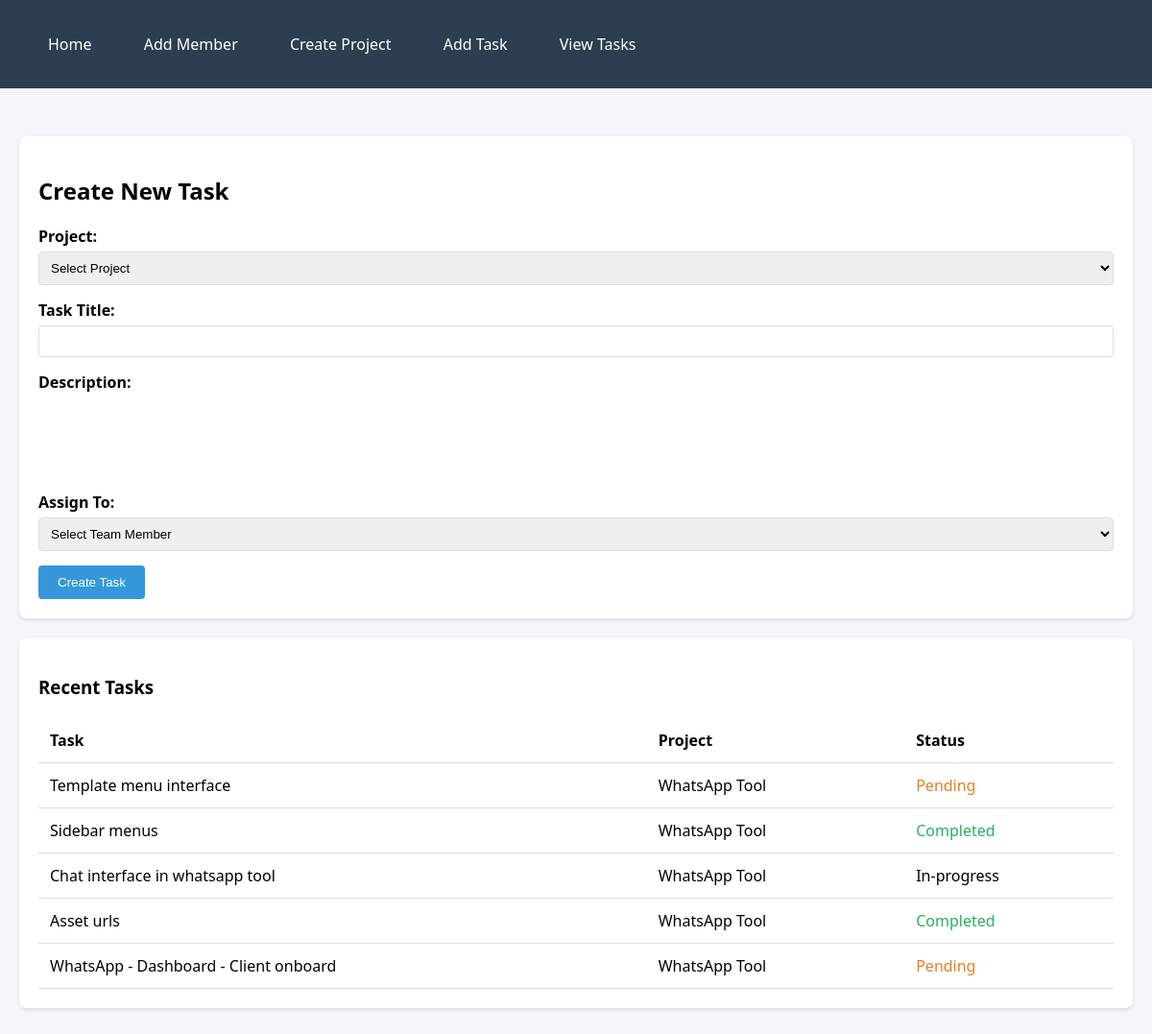
The page /admin/projects/add_task.php on the database its author committed.
### tables this page shows
CREATE TABLE `tasks` (
  `id` int(11) NOT NULL,
  `project_id` int(11) DEFAULT NULL,
  `title` varchar(100) NOT NULL,
  `description` text DEFAULT NULL,
  `assigned_to` int(11) DEFAULT NULL,
  `status` enum('pending','in-progress','completed') DEFAULT 'pending',
  `created_at` timestamp NOT NULL DEFAULT current_timestamp(),
  `created_by` varchar(10) DEFAULT NULL,
  `task_number` varchar(5) DEFAULT '00000',
  `attachments` text DEFAULT NULL
);

CREATE TABLE `projects` (
  `id` int(11) NOT NULL,
  `name` varchar(100) NOT NULL,
  `description` text DEFAULT NULL,
  `created_at` timestamp NOT NULL DEFAULT current_timestamp(),
  `created_by` varchar(10) DEFAULT NULL
);

### admin/projects/add_task.php (the view, shortened to what this page needs)
<?php
include 'header.php';
include 'db.php';
$tasks = $conn->query("SELECT tasks.*, projects.name AS project_name FROM tasks JOIN projects ON tasks.project_id = projects.id ORDER BY tasks.created_at DESC LIMIT 5")->fetchAll();
?>
<div class="card">
    <h2>Create New Task</h2>
    <form method="POST">
        <div class="form-group">
            <label>Project:</label>
            <select name="project_id" required>
                <option value="">Select Project</option>
            </select>
        </div>
        <div class="form-group">
            <label>Task Title:</label>
            <input type="text" name="title" required>
        </div>
        <div class="form-group">
            <label>Description:</label>
        </div>
        <div class="form-group">
            <label>Assign To:</label>
            <select name="assigned_to" required>
                <option value="">Select Team Member</option>
            </select>
        </div>
        <button type="submit">Create Task</button>
    </form>
</div>
<div class="card">
    <h3>Recent Tasks</h3>
    <table class="task-list">
        <tr>
            <th>Task</th>
            <th>Project</th>
            <th>Status</th>
        </tr>
        <?php foreach ($tasks as $task): ?>
        <tr>
            <td><?= htmlspecialchars($task['title']) ?></td>
            <td><?= htmlspecialchars($task['project_name']) ?></td>
            <td><span class="status <?= $task['status'] ?>"><?= ucfirst($task['status']) ?></span></td>
        </tr>
        <?php endforeach; ?>
    </table>
</div>
<?php include 'footer.php'; ?>

### admin/projects/header.php (style rules this page uses)
:root { --primary: #2c3e50; --secondary: #3498db; --light: #ecf0f1; }
body { font-family: 'Segoe UI', Tahoma, Geneva, Verdana, sans-serif; margin: 0; padding: 0; background-color: #f5f6fa; }
.card { background: white; border-radius: 8px; padding: 20px; margin-bottom: 20px; box-shadow: 0 2px 4px rgba(0,0,0,0.1); }
.form-group { margin-bottom: 15px; }
label { display: block; margin-bottom: 5px; font-weight: 600; }
input, textarea, select { width: 100%; padding: 8px; border: 1px solid #ddd; border-radius: 4px; box-sizing: border-box; }
button { background-color: var(--secondary); color: white; border: none; padding: 10px 20px; border-radius: 4px; cursor: pointer; }
.task-list { width: 100%; border-collapse: collapse; margin-top: 20px; }
.task-list th, .task-list td { padding: 12px; text-align: left; border-bottom: 1px solid #ddd; }
.status.pending { color: #e67e22; }
.status.completed { color: #27ae60; }

### rows shown on the page
tasks: title "Template menu interface", project.name "WhatsApp Tool", status "Pending"
tasks: title "Sidebar menus", project.name "WhatsApp Tool", status "Completed"
tasks: title "Chat interface in whatsapp tool", project.name "WhatsApp Tool", status "In-progress"
tasks: title "Asset urls", project.name "WhatsApp Tool", status "Completed"
tasks: title "WhatsApp - Dashboard - Client onboard", project.name "WhatsApp Tool", status "Pending"
